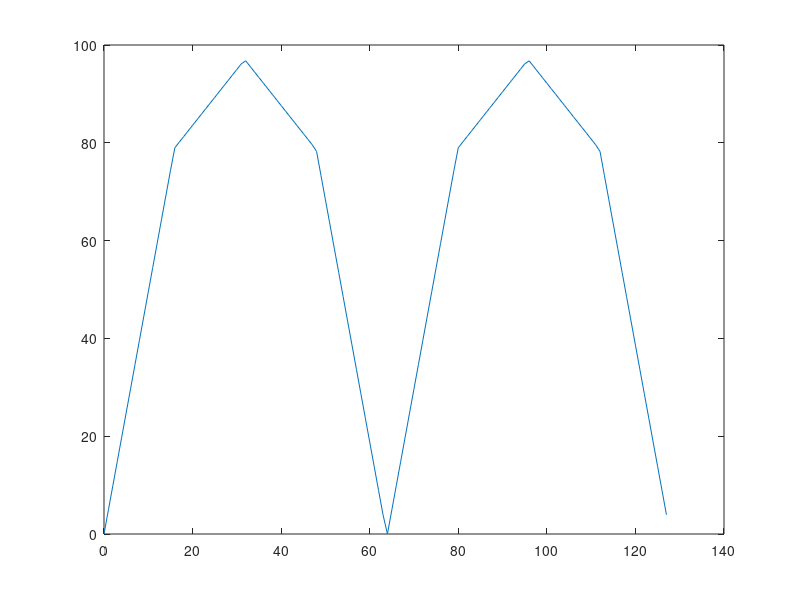

Write MATLAB code to recreate this figure.
x = 0:1:127
y = [0:4:127 127:-4:0 0:4:127 127:-4:0]
z = [0:8:127 127:-8:0 0:8:127 127:-8:0 0:8:127 127:-8:0 0:8:127 127:-8:0]
a = 0.5
f = zeros(128, 128);
i = 0:1/63:1;
for a = 1:1:64
    f(a, :) = (1-i(a))*x + (i(a))*y;
end
for a = 1:1:64
    f(a+64, :) = (1-i(a))*y + (i(a))*z;
end

plot(x, f(80,:))